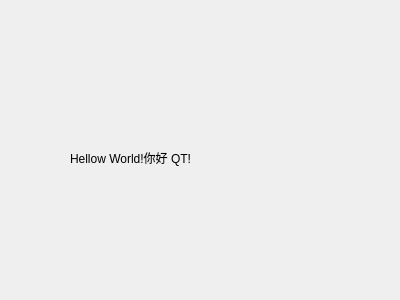
<?xml version="1.0" encoding="UTF-8"?>
<ui version="4.0">
 <class>HelloDialog</class>
 <widget class="QDialog" name="HelloDialog">
  <property name="geometry">
   <rect>
    <x>0</x>
    <y>0</y>
    <width>400</width>
    <height>300</height>
   </rect>
  </property>
  <property name="windowTitle">
   <string>HelloDialog</string>
  </property>
  <widget class="QLabel" name="label">
   <property name="geometry">
    <rect>
     <x>40</x>
     <y>120</y>
     <width>54</width>
     <height>12</height>
    </rect>
   </property>
   <property name="text">
    <string/>
   </property>
  </widget>
  <widget class="QLabel" name="label_2">
   <property name="geometry">
    <rect>
     <x>70</x>
     <y>150</y>
     <width>141</width>
     <height>16</height>
    </rect>
   </property>
   <property name="text">
    <string>Hellow World!你好 QT!</string>
   </property>
  </widget>
 </widget>
 <layoutdefault spacing="6" margin="11"/>
 <resources/>
 <connections/>
</ui>
